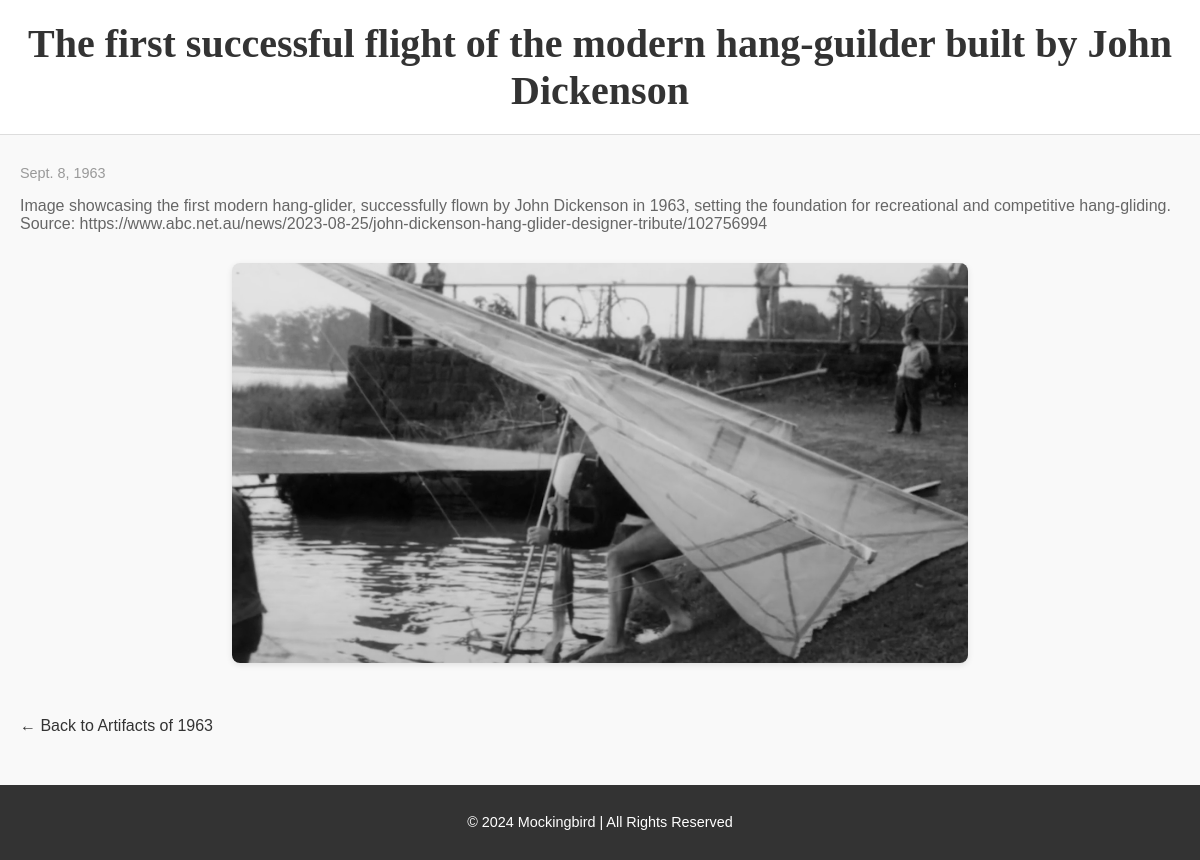
Screenshot of /theme/2/event/15/ with the database file from the repository.
### events/models.py (models this page shows)
class Event(models.Model):
    theme_id = models.IntegerField(default=1)  # Ensure theme_id is set for all events
    title = models.CharField(max_length=200)
    description = models.TextField()
    date = models.DateField(default=datetime.date.today)
    media_type = models.CharField(max_length=10, choices=[('photo', 'Photo'), ('audio', 'Audio'), ('video', 'Video')], default='photo')
    media_file = models.FileField(upload_to='media/', default='media/placeholder.JPG')

### events/views.py (the view)
# urls.py: path('theme/<int:theme_id>/event/<int:event_id>/', views.event_detail, name='event_detail'),
def event_detail(request, theme_id, event_id):
    theme = themes.get(theme_id)
    event = get_object_or_404(Event, id=event_id)
    return render(request, "events/event_detail.html", {
        "theme": theme,
        "event": event,
        "theme_id": theme_id,
    })

### events/templates/events/event_detail.html (shortened to what this page needs)
<!DOCTYPE html>
<html lang="en">
<head>
    {% load static %}
    <link rel="stylesheet" href="{% static 'events/css/styles.css' %}">
</head>
<body>
    <header class="header">
        <h1>{{ event.title }}</h1>
    </header>
    <div class="container">
        <p class="event-date">{{ event.date }}</p>
        <p class="event-description">{{ event.description }}</p>
        <div class="media-content">
            {% if event.media_type == "photo" %}
                <img src="{{ event.media_file.url }}" alt="{{ event.title }}" class="event-media">
            {% elif event.media_type == "audio" %}
                <audio controls class="event-media">
                    <source src="{{ event.media_file.url }}" type="audio/mpeg">
                    Your browser does not support the audio element.
                </audio>
            {% elif event.media_type == "video" %}
                <video controls class="event-media">
                    <source src="{{ event.media_file.url }}" type="video/mp4">
                    Your browser does not support the video element.
                </video>
            {% endif %}
        </div>
        <a class="back-link" href="{% url 'theme_events' theme_id=event.theme_id %}">← Back to {{ theme.name }}</a>
    </div>
    <footer class="footer">
        <p>© 2024 Mockingbird | All Rights Reserved</p>
    </footer>
</body>
</html>

### events/static/events/css/styles.css (style rules this page uses)
body { font-family: 'Arial', sans-serif; margin: 0; padding: 0; background-color: #f9f9f9; color: #333; }
h1, h3 { font-family: 'Playfair Display', serif; margin: 0; }
a { text-decoration: none; color: inherit; }
.header { background-color: #ffffff; text-align: center; padding: 20px 0; border-bottom: 1px solid #ddd; }
.header h1 { font-size: 2.5rem; color: #333; }
.container { max-width: 1200px; margin: 30px auto; padding: 0 20px; }
.event-date { font-size: 0.9rem; color: #999; margin-bottom: 15px; }
.event-description { font-size: 1rem; color: #666; margin-bottom: 20px; }
.media-content { margin: 30px auto; text-align: center; }
.event-media { max-width: 100%; max-height: 400px; border-radius: 8px; box-shadow: 0 2px 6px rgba(0, 0, 0, 0.1); }
.back-link { display: inline-block; margin-top: 20px; color: #333; font-size: 1rem; text-decoration: none; }
.footer { background-color: #333; color: #ffffff; text-align: center; padding: 15px 0; margin-top: 50px; font-size: 0.9rem; }

### rows the page displays
Event: title "The first successful flight of the modern hang-guilder built by John Dickenson", date "Sept. 8, 1963", description "Image showcasing the first modern hang-glider, successfully flown by John Dickenson in 1963, setting the foundation for recreational and competitive hang-gliding. Source: https://www.abc.net.au/news/2023-08-25/john-dickenson-hang-glider-designer-tribute/102756994", media_file (picture)

### other values shown
{{ theme.name }} "Artifacts of 1963"
